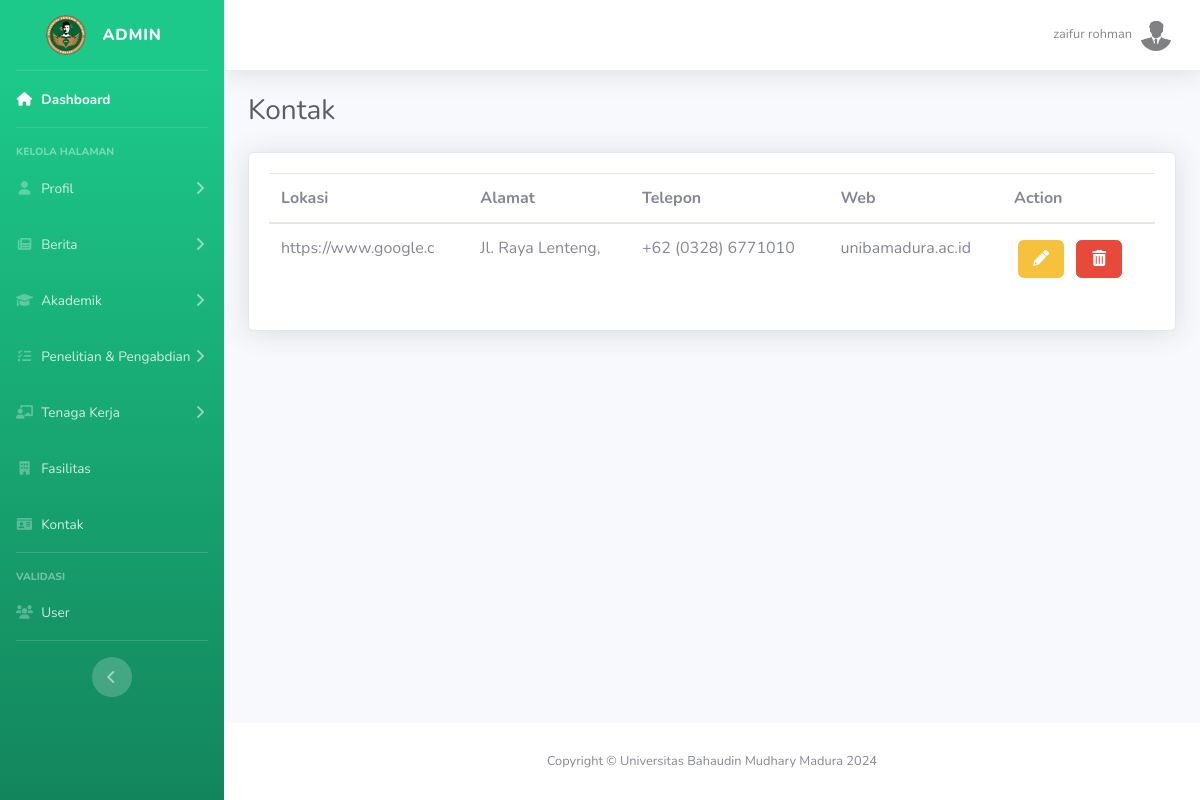
Page /backend/kontak.php (signed in) on the committed database.
### tables this page shows
CREATE TABLE `kontak` (
  `id` int(11) NOT NULL,
  `lokasi` text NOT NULL,
  `alamat` text NOT NULL,
  `telepon` varchar(255) NOT NULL,
  `wa` varchar(255) NOT NULL,
  `email` varchar(255) NOT NULL,
  `web` varchar(255) NOT NULL
);

### controllerBackend/kontak.php (called while the page is built, shortened)
<?php
include('../db/koneksi.php');
$sql = "SELECT * FROM kontak";
$result = $conn->query($sql);
?>

### backend/kontak.php (the view, shortened to what this page needs)
<!DOCTYPE html>
<html lang="en">
<head>
<?php
include('../controllerBackend/kontak.php');
include('../template/header_admin.php');
?>
<div class="container-fluid">
    <div class="d-sm-flex align-items-center justify-content-between mb-4">
        <h1 class="h3 mb-0 text-gray-800">Kontak</h1>
    </div>
    <div class="card shadow mb-4">
        <div class="card-body">
            <table class="table">
                <thead>
                    <tr>
                        <th  scope="col">Lokasi</th>
                        <th  scope="col">Alamat</th>
                        <th  scope="col">Telepon</th>
                        <th  scope="col">Web</th>
                        <th  scope="col">Action</th>
                    </tr>
                </thead>
                <tbody>
                <?php while($k = $result->fetch_assoc()) {
                    $lokasi = $k['lokasi'];
                    $panjang = 20;
                    $singkat = substr($lokasi, 0, $panjang);
                    $alamat = $k['alamat'];
                    $kata = 18;
                    $pendek = substr($alamat, 0, $kata);
                ?>
                    <tr>
                        <td class="m-1"><?= $singkat ?></td>
                        <td class="m-1" ><?= $pendek ?></td>
                        <td class="m-1" >+62 (0328) <?= $k['telepon']; ?></td>
                        <td class="m-1"><?= $k['web']; ?></td>
                        <td>
                            <a href="../edit/kontak.php?id=<?= $k['id']; ?>" type="button" class="btn btn-warning m-1">
                                <i class="fas fa-fw fa-pencil-alt"></i>
                            </a>
                            <a href="kontak.php?action=hapus&id=<?= $k['id'] ?>" class="btn btn-danger m-1" type="button">
                                <i class="fas fa-fw fa-trash-can"></i>
                            </a>
                        </td>
                    </tr>
                    <?php }
                    ?>
                </tbody>
            </table>
        </div>
    </div>
</div>
<?php
include('../template/footer_admin.php');
?>

### rows in the picture
kontak: lokasi "https://www.google.c", alamat "Jl. Raya Lenteng,", telepon "6771010", web "unibamadura.ac.id"

### other values in the picture
$nama "zaifur rohman"
